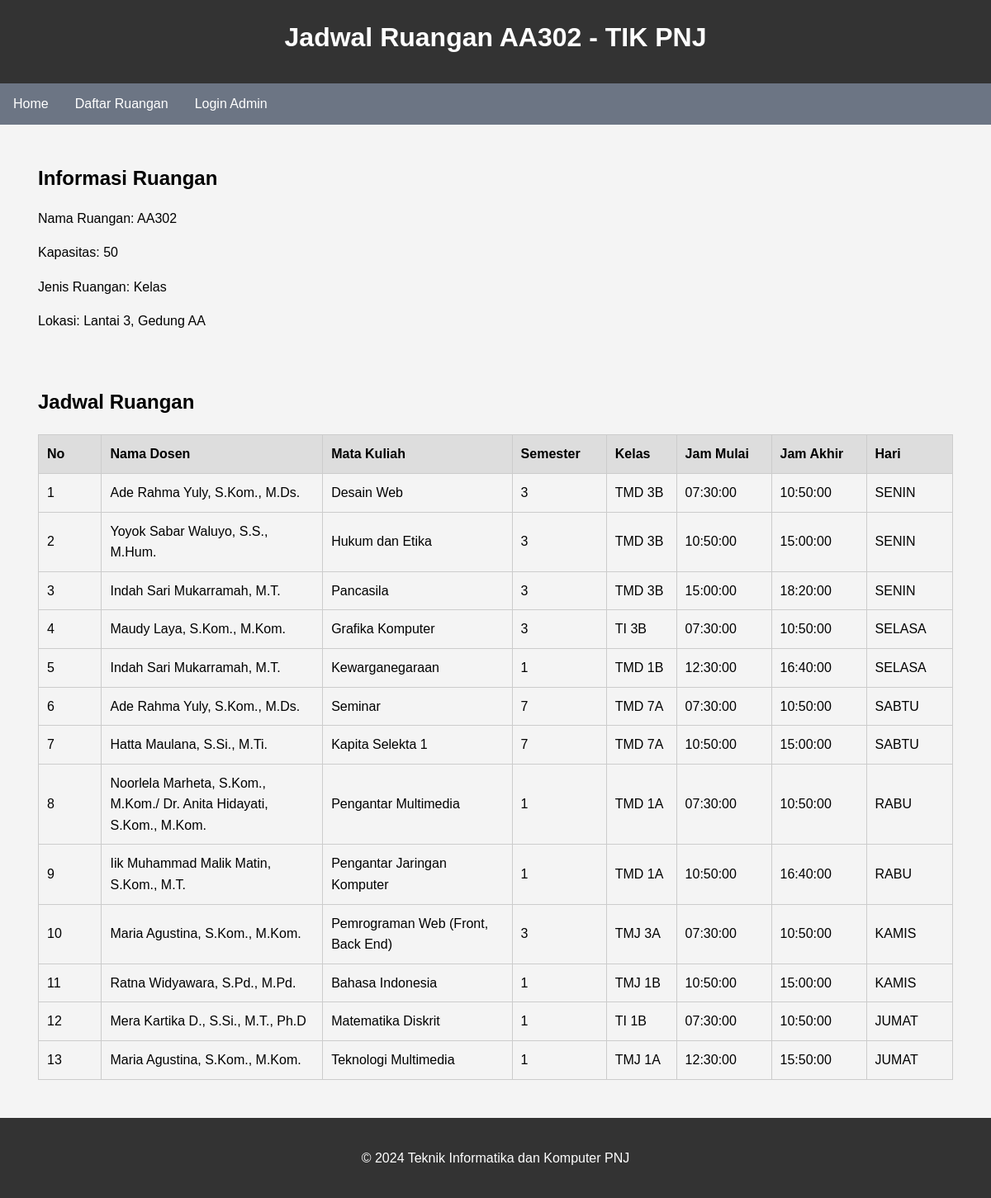
The app's page /jadwal.php?ruangan=AA302 with its own data.
### tables this page shows
CREATE TABLE `ruangan` (
  `ruangan_id` int(11) NOT NULL,
  `nama_ruangan` varchar(10) NOT NULL,
  `kapasitas` int(11) NOT NULL,
  `jenis_ruangan` varchar(50) DEFAULT NULL,
  `lokasi` varchar(100) DEFAULT NULL
);

CREATE TABLE `jadwal` (
  `jadwal_id` int(11) NOT NULL,
  `ruangan_id` int(11) DEFAULT NULL,
  `nama_dosen` varchar(100) DEFAULT NULL,
  `nama_mata_kuliah` varchar(100) DEFAULT NULL,
  `smt` varchar(10) DEFAULT NULL,
  `kelas` varchar(15) DEFAULT NULL,
  `jam_mulai` time DEFAULT NULL,
  `jam_akhir` time DEFAULT NULL,
  `hari` varchar(10) DEFAULT NULL
);

### jadwal.php (the view, shortened to what this page needs)
<?php
include 'connection.php';
$namaRuangan = isset($_GET['ruangan']) ? $_GET['ruangan'] : 'AA204';
$sqlRuangan = "SELECT * FROM ruangan WHERE nama_ruangan = '{$namaRuangan}'";
$resultRuangan = $conn->query($sqlRuangan);
$ruangan = ($resultRuangan && $resultRuangan->num_rows > 0) ? $resultRuangan->fetch_assoc() : null;
$sqlJadwal = "SELECT j.*, r.nama_ruangan FROM jadwal j JOIN ruangan r ON j.ruangan_id = r.ruangan_id WHERE r.nama_ruangan = '{$namaRuangan}' ORDER BY j.hari DESC, j.jam_mulai";
$resultJadwal = $conn->query($sqlJadwal);
?>
<!DOCTYPE html>
<html lang="id">
<head>
    <link rel="stylesheet" href="styles.css">
</head>
<body>
    <header>
        <h1>Jadwal Ruangan <?= htmlspecialchars($namaRuangan); ?> - TIK PNJ</h1>
    </header>
    <div class="nav-container">
        <ul class="nav-list">
            <li><a href="index.php">Home</a></li>
            <li><a href="daftar_ruangan.php">Daftar Ruangan</a></li>
            <?php if (isset($_SESSION['loggedin']) && $_SESSION['loggedin'] === true): ?>
                <li class="right-align"><a href="logout.php">Logout</a></li>
            <?php else: ?>
                <li class="right-align"><a href="login.php">Login Admin</a></li>
            <?php endif; ?>
        </ul>
    </div>
    <main>
        <section>
            <?php if ($ruangan): ?>
                <h2>Informasi Ruangan</h2>
                <p>Nama Ruangan: <?= htmlspecialchars($ruangan['nama_ruangan']); ?></p>
                <p>Kapasitas: <?= htmlspecialchars($ruangan['kapasitas']); ?></p>
                <p>Jenis Ruangan: <?= htmlspecialchars($ruangan['jenis_ruangan']); ?></p>
                <p>Lokasi: <?= htmlspecialchars($ruangan['lokasi']); ?></p>
            <?php else: ?>
                <p>Informasi ruangan tidak tersedia.</p>
            <?php endif; ?>
        </section>
        <section>
            <h2>Jadwal Ruangan</h2>
            <table>
                <thead>
                    <tr>
                        <th>No</th>
                        <th>Nama Dosen</th>
                        <th>Mata Kuliah</th>
                        <th>Semester</th>
                        <th>Kelas</th>
                        <th>Jam Mulai</th>
                        <th>Jam Akhir</th>
                        <th>Hari</th>
                    </tr>
                </thead>
                <tbody>
                    <?php
                    if ($resultJadwal && $resultJadwal->num_rows > 0) {
                        $no = 1;
                        while ($row = $resultJadwal->fetch_assoc()) {
                            echo "<tr>
                                    <td style='width: 5%;'>" . $no++ . "</td>
                                    <td style='width: 17.5%;'>" . htmlspecialchars($row["nama_dosen"]) . "</td>
                                    <td style='width: 15%;'>" . htmlspecialchars($row["nama_mata_kuliah"]) . "</td>
                                    <td style='width: 5%;'>" . htmlspecialchars($row["smt"]) . "</td>
                                    <td style='width: 5%;'>" . htmlspecialchars($row["kelas"]) . "</td>
                                    <td style='width: 7.5%;'>" . htmlspecialchars($row["jam_mulai"]) . "</td>
                                    <td style='width: 7.5%;'>" . htmlspecialchars($row["jam_akhir"]) . "</td>
                                    <td style='width: 5%;'>" . htmlspecialchars($row["hari"]) . "</td>";
                            echo "</tr>";
                        }
                    } else {
                        echo "<tr><td colspan='9'>Tidak ada jadwal yang tersedia.</td></tr>";
                    }
                    ?>
                </tbody>
            </table>
        </section>
    </main>
    <div class="footer">
        <p>&copy; <?= date("Y"); ?> Teknik Informatika dan Komputer PNJ</p>
    </div>
</body>
</html>

### styles.css (style rules this page uses)
header { background-color: #333; color: #ffffff; padding: 20px 0; text-align: center; }
body { font-family: Arial, sans-serif; line-height: 1.6; margin: 0; padding: 0; display: flex; flex-direction: column; background-color: #f4f4f4; min-height: 100vh; }
main { padding: 1em; flex: 1; }
h1, h2 { margin: 0 0 10px 0; }
section { padding: 20px; margin: 10px; }
table { width: 100%; margin-top: 20px; border-collapse: collapse; }
table, th, td { border: 1px solid #cccccc; }
th { background-color: #dddddd; text-align: left; padding: 10px; }
td { padding: 10px; text-align: left; }
.footer { background-color: #333; color: white; text-align: center; padding: 20px 0; position: relative; bottom: 0; width: 100%; }

### jadwal.php (style rules this page uses)
.nav-container { width: 100%; min-height: 50px; display: flex; justify-content: space-between; align-items: center; color: #fff; z-index: 10; background-color: rgba(74, 85, 104, 0.8); }
.nav-list { list-style-type: none; padding: 0; margin: 0; display: flex; }
.nav-list li { padding-left: 1rem; padding-right: 1rem; }
.nav-list a { text-decoration: none; color: inherit; display: inline-block; }

### records on screen
ruangan: nama_ruangan "AA302", kapasitas "50", jenis_ruangan "Kelas", lokasi "Lantai 3, Gedung AA"
jadwal: nama_dosen "Ade Rahma Yuly, S.Kom., M.Ds.", nama_mata_kuliah "Desain Web", smt "3", kelas "TMD 3B", jam_mulai "07:30:00", jam_akhir "10:50:00", hari "SENIN"
jadwal: nama_dosen "Yoyok Sabar Waluyo, S.S., M.Hum.", nama_mata_kuliah "Hukum dan Etika", smt "3", kelas "TMD 3B", jam_mulai "10:50:00", jam_akhir "15:00:00", hari "SENIN"
jadwal: nama_dosen "Indah Sari Mukarramah, M.T.", nama_mata_kuliah "Pancasila", smt "3", kelas "TMD 3B", jam_mulai "15:00:00", jam_akhir "18:20:00", hari "SENIN"
jadwal: nama_dosen "Maudy Laya, S.Kom., M.Kom.", nama_mata_kuliah "Grafika Komputer", smt "3", kelas "TI 3B", jam_mulai "07:30:00", jam_akhir "10:50:00", hari "SELASA"
jadwal: nama_dosen "Indah Sari Mukarramah, M.T.", nama_mata_kuliah "Kewarganegaraan", smt "1", kelas "TMD 1B", jam_mulai "12:30:00", jam_akhir "16:40:00", hari "SELASA"
jadwal: nama_dosen "Ade Rahma Yuly, S.Kom., M.Ds.", nama_mata_kuliah "Seminar", smt "7", kelas "TMD 7A", jam_mulai "07:30:00", jam_akhir "10:50:00", hari "SABTU"
jadwal: nama_dosen "Hatta Maulana, S.Si., M.Ti.", nama_mata_kuliah "Kapita Selekta 1", smt "7", kelas "TMD 7A", jam_mulai "10:50:00", jam_akhir "15:00:00", hari "SABTU"
jadwal: nama_dosen "Noorlela Marheta, S.Kom., M.Kom./ Dr. Anita Hidayati, S.Kom., M.Kom.", nama_mata_kuliah "Pengantar Multimedia", smt "1", kelas "TMD 1A", jam_mulai "07:30:00", jam_akhir "10:50:00", hari "RABU"
jadwal: nama_dosen "Iik Muhammad Malik Matin, S.Kom., M.T.", nama_mata_kuliah "Pengantar Jaringan Komputer", smt "1", kelas "TMD 1A", jam_mulai "10:50:00", jam_akhir "16:40:00", hari "RABU"
jadwal: nama_dosen "Maria Agustina, S.Kom., M.Kom.", nama_mata_kuliah "Pemrograman Web (Front, Back End)", smt "3", kelas "TMJ 3A", jam_mulai "07:30:00", jam_akhir "10:50:00", hari "KAMIS"
jadwal: nama_dosen "Ratna Widyawara, S.Pd., M.Pd.", nama_mata_kuliah "Bahasa Indonesia", smt "1", kelas "TMJ 1B", jam_mulai "10:50:00", jam_akhir "15:00:00", hari "KAMIS"
jadwal: nama_dosen "Mera Kartika D., S.Si., M.T., Ph.D", nama_mata_kuliah "Matematika Diskrit", smt "1", kelas "TI 1B", jam_mulai "07:30:00", jam_akhir "10:50:00", hari "JUMAT"
jadwal: nama_dosen "Maria Agustina, S.Kom., M.Kom.", nama_mata_kuliah "Teknologi Multimedia", smt "1", kelas "TMJ 1A", jam_mulai "12:30:00", jam_akhir "15:50:00", hari "JUMAT"

### other values on screen
$namaRuangan "AA302"
